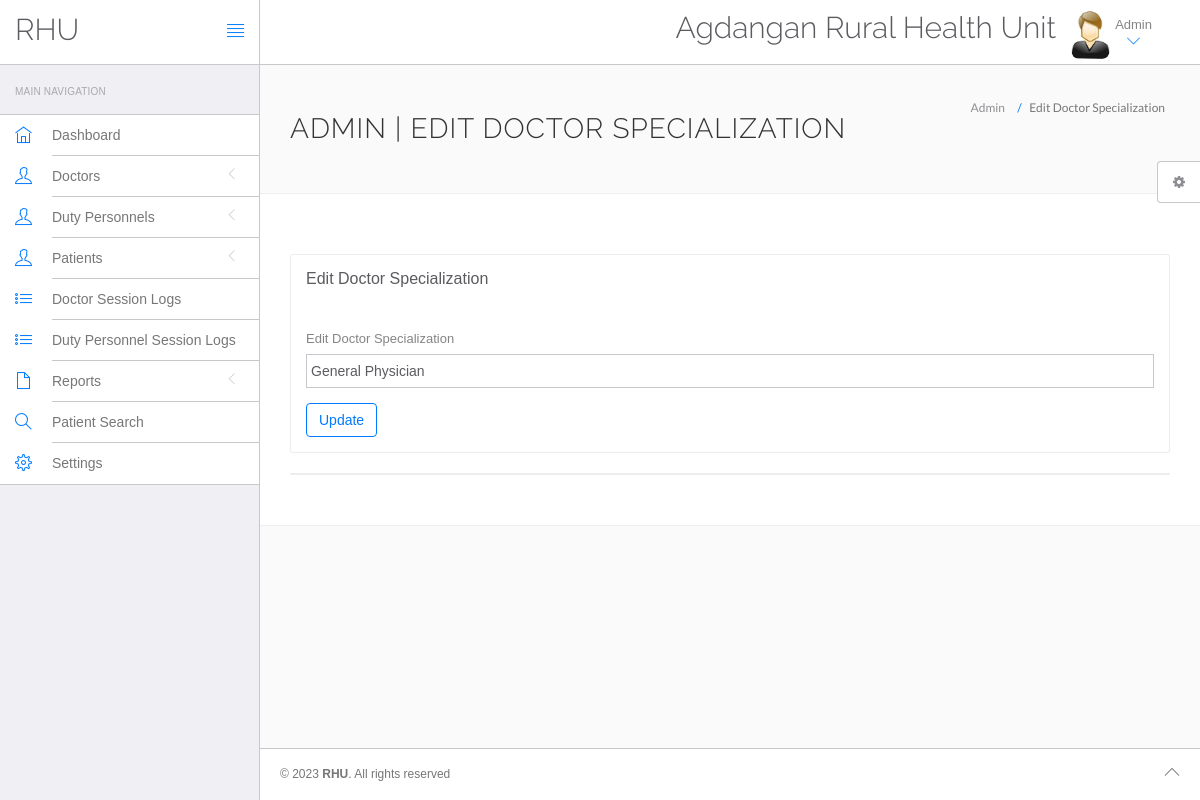
Screenshot of /admin/edit-doctor-specialization.php?id=1 (signed in) with the database file from the repository.
### tables this page shows
CREATE TABLE `settings` (
  `id` int(11) NOT NULL,
  `HealthCenter` varchar(200) DEFAULT NULL,
  `Address` varchar(200) DEFAULT NULL,
  `ContactNo` varchar(12) DEFAULT NULL,
  `EmailAdd` mediumtext DEFAULT NULL,
  `OpeningHour` varchar(200) DEFAULT NULL,
  `Doctor` mediumtext DEFAULT NULL,
  `About` mediumtext DEFAULT NULL,
  `Map` longtext DEFAULT NULL
);

CREATE TABLE `doctorspecialization` (
  `id` int(11) NOT NULL,
  `uid` int(11) DEFAULT NULL,
  `specialization` varchar(255) DEFAULT NULL,
  `creationDate` timestamp NULL DEFAULT current_timestamp(),
  `updationDate` timestamp NULL DEFAULT NULL ON UPDATE current_timestamp()
);

### admin/edit-doctor-specialization.php (the view, shortened to what this page needs)
<?php
include('include/config.php');
?>
<!DOCTYPE html>
<html lang="en">
	<head>
		<link rel="stylesheet" href="vendor/bootstrap/css/bootstrap.min.css">
		<link rel="stylesheet" href="vendor/fontawesome/css/font-awesome.min.css">
		<link rel="stylesheet" href="vendor/themify-icons/themify-icons.min.css">
		<link href="vendor/animate.css/animate.min.css" rel="stylesheet" media="screen">
		<link href="vendor/perfect-scrollbar/perfect-scrollbar.min.css" rel="stylesheet" media="screen">
		<link href="vendor/switchery/switchery.min.css" rel="stylesheet" media="screen">
		<link href="vendor/bootstrap-touchspin/jquery.bootstrap-touchspin.min.css" rel="stylesheet" media="screen">
		<link href="vendor/select2/select2.min.css" rel="stylesheet" media="screen">
		<link href="vendor/bootstrap-datepicker/bootstrap-datepicker3.standalone.min.css" rel="stylesheet" media="screen">
		<link href="vendor/bootstrap-timepicker/bootstrap-timepicker.min.css" rel="stylesheet" media="screen">
		<link rel="stylesheet" href="assets/css/styles.css">
		<link rel="stylesheet" href="assets/css/plugins.css">
		<link rel="stylesheet" href="assets/css/themes/theme-1.css" id="skin_color" />
	</head>
	<body>
		<div id="app">
<?php include('include/sidebar.php');?>
			<div class="app-content">
						<?php include('include/header.php');?>
				<div class="main-content" >
					<div class="wrap-content container" id="container">
						<section id="page-title">
							<div class="row">
								<div class="col-sm-8">
									<h1 class="mainTitle">Admin | Edit Doctor Specialization</h1>
																	</div>
								<ol class="breadcrumb">
									<li>
										<span>Admin</span>
									</li>
									<li class="active">
										<span>Edit Doctor Specialization</span>
									</li>
								</ol>
							</div>
						</section>
						<div class="container-fluid container-fullw bg-white">
							<div class="row">
								<div class="col-md-12">
									<div class="row margin-top-30">
										<div class="col-md-12">
											<div class="panel panel-white">
												<div class="panel-heading">
													<h5 class="panel-title">Edit Doctor Specialization</h5>
												</div>
												<div class="panel-body">
													<form role="form" name="doctorspcl" method="post" >
														<div class="form-group">
															<label for="exampleInputEmail1">
																Edit Doctor Specialization
															</label>
	<?php
$id=intval($_GET['id']);
	$sql=mysqli_query($con,"select * from doctorspecialization where id='$id'");
while($row=mysqli_fetch_array($sql))
{
	?>		<input type="text" name="doctorspecialization" class="form-control" value="<?php echo $row['specialization'];?>" required autocomplete="off">
	<?php } ?>
														</div>
														<button type="submit" name="submit" class="btn btn-o btn-primary">
															Update
														</button>
													</form>
												</div>
											</div>
										</div>
											</div>
										</div>
									<div class="col-lg-12 col-md-12">
											<div class="panel panel-white">
											</div>
										</div>
									</div>
								</div>
							</div>
						</div>
					</div>
	<?php include('include/footer.php');?>
	<?php include('include/setting.php');?>
		</div>
	</body>
</html>

### admin/include/header.php (shortened to what this page needs)
<?php
include("include/config.php");
$val=mysqli_query($con,"select * from settings where id = 1");
while ($row_val=mysqli_fetch_array($val)) {
	$name = $row_val['HealthCenter'];
}
?>
<header class="navbar navbar-default navbar-static-top">
					<div class="navbar-header">
						<a class="navbar-brand" href="#">
							<h2 style="padding-top:20%; ">RHU</h2>
						</a>
						<a href="#" class="sidebar-toggler pull-right visible-md visible-lg" data-toggle-class="app-sidebar-closed" data-toggle-target="#app">
							<i class="ti-align-justify"></i>
						</a>
					</div>
					<div class="navbar-collapse collapse">
						<ul class="nav navbar-right">
								<li  style="padding-top:2% ">
								<h2><?php echo $name;?></h2>
							</li>
							<li class="dropdown current-user">
								<a href class="dropdown-toggle" data-toggle="dropdown">
									<img src="assets/images/images.jpg" > <span class="username">
<?php $query=mysqli_query($con,"select fullname from admin where id='".$_SESSION['id']."'");
while($row=mysqli_fetch_array($query))
{
	echo $row['fullname'];
} ?>
									<i class="ti-angle-down"></i></i></span>
								</a>
							</li>
						</ul>
					</div>
				</header>

### admin/assets/css/themes/theme-1.css (style rules this page uses)
body { background: #FAFAFA; }
header .navbar-header { background: #ffffff !important; border-right-color: #c8c7cc !important; border-bottom-color: #c8c7cc !important; }
header .navbar-header .sidebar-toggler, header .navbar-header .sidebar-mobile-toggler { color: #007aff !important; }
header .navbar-header .navbar-brand { color: #777 !important; }
header .navbar-collapse { background: #ffffff !important; border-bottom-color: #c8c7cc !important; box-shadow: none !important; }
header .navbar-collapse .navbar-right > li > a { color: #777; }
header .navbar-collapse .navbar-right > li > a i { color: #007aff !important; }

### admin/edit-doctor-specialization.php (style rules this page uses)
input[type=text] { text-transform: capitalize; }

### rows the page displays
settings: HealthCenter "Agdangan Rural Health Unit"
doctorspecialization: doctorspecialization "General Physician"

### other values shown
$row['fullname'] "Admin"
